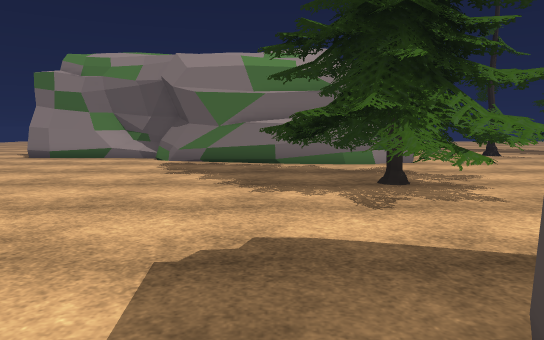
view 1 (above)

22 first-person views from a walk through a 3-D level made in the Unity game engine. The camera is 1.2 m above the floor, tilts 6° down and sees 70° across. The floor is counted in squares, 1 m on a side. Each view is taken from the middle of a square. On the plan, view 1 faces up. The plan holds only what a view shows up to about 15 squares ahead; the rest is blank. The place goes on beyond the plan. Some surface patterns are stand-ins.

view 2
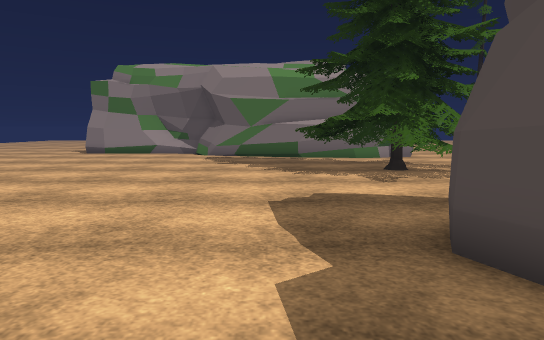

view 3
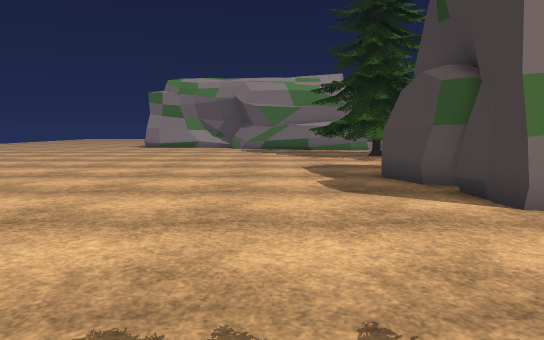

view 4
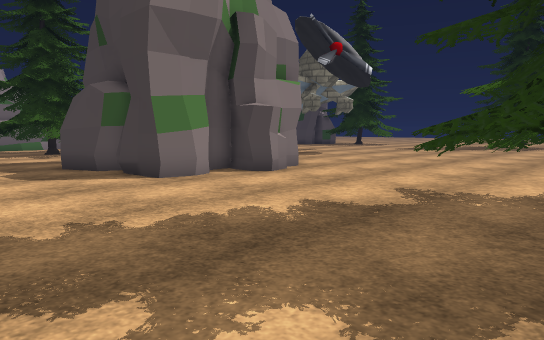

view 5
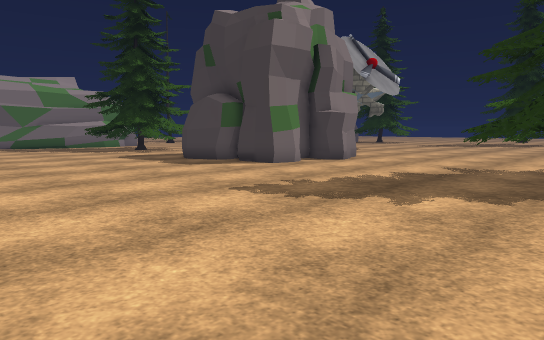

view 6
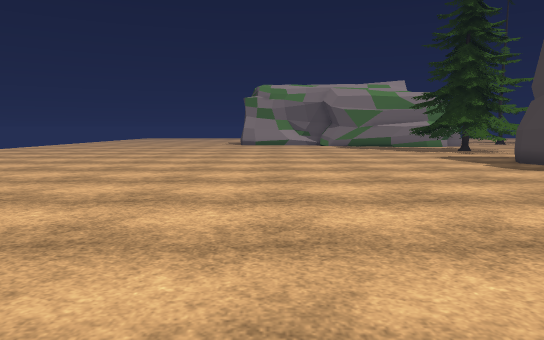

view 7
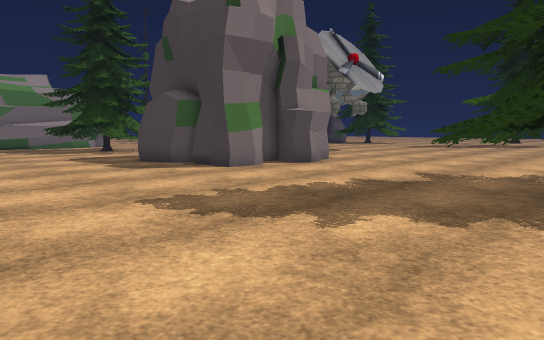

view 8
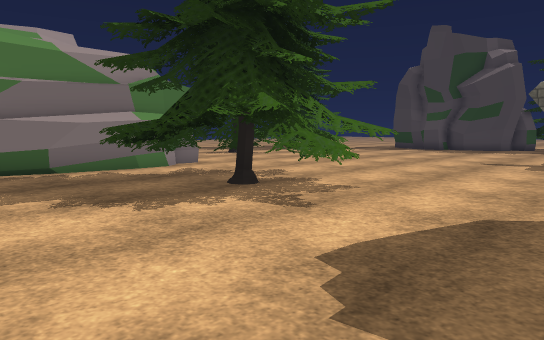

view 9
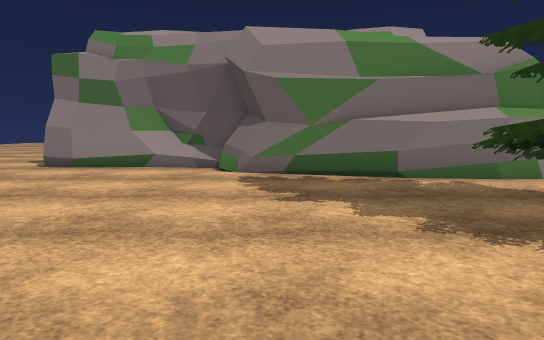

view 10
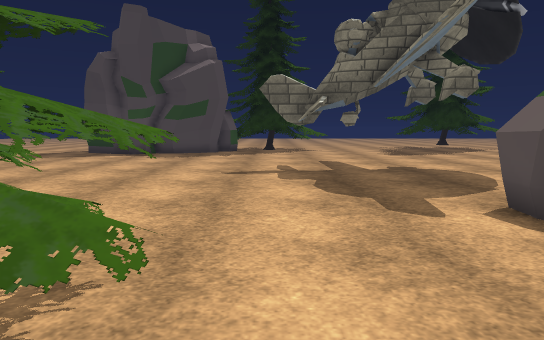

view 11
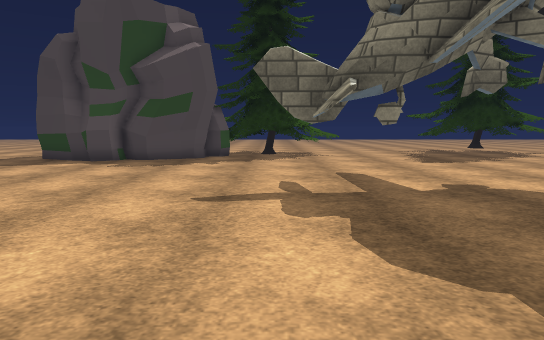

view 12
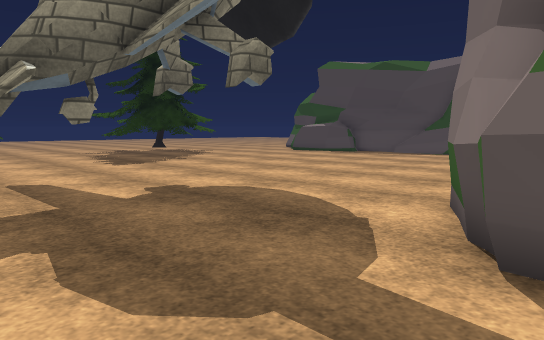

view 13
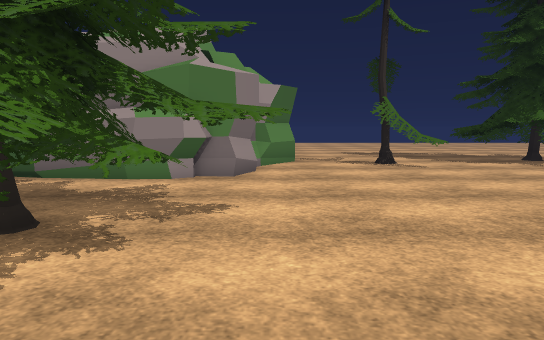

view 14
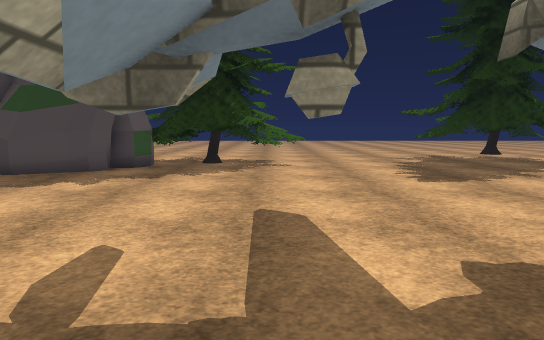

view 15
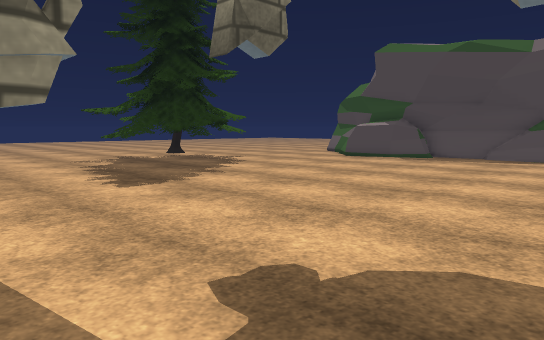

view 16
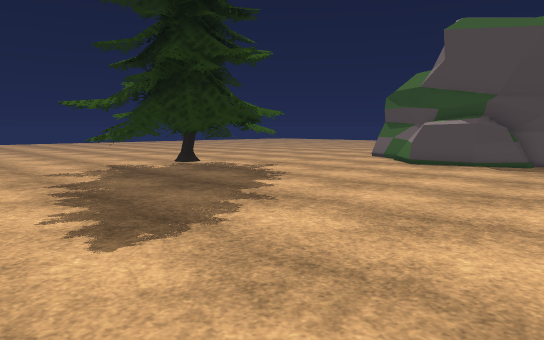

view 17
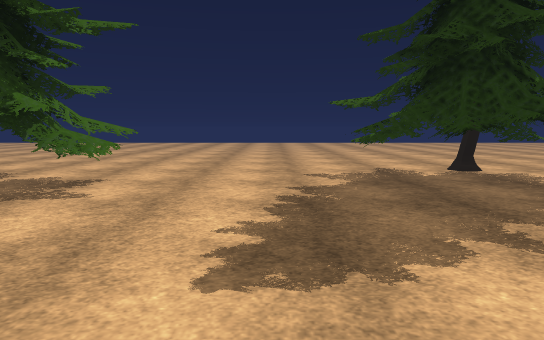

view 18
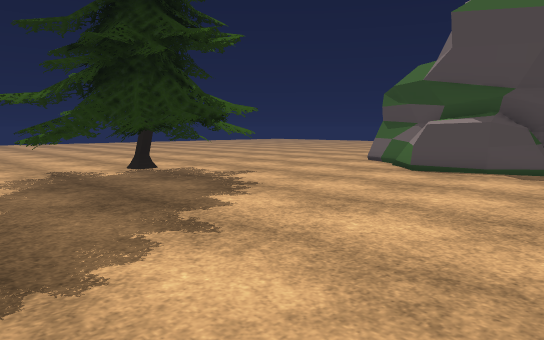

view 19
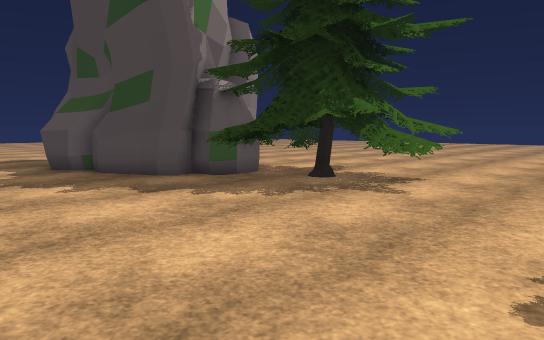

view 20
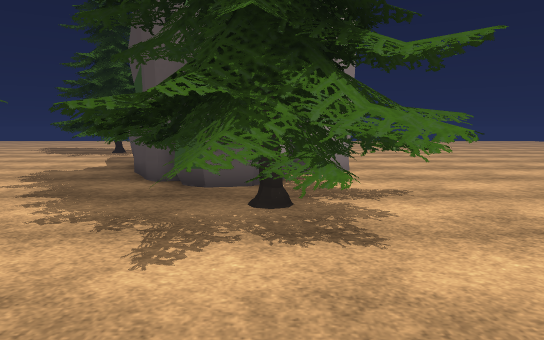

view 21
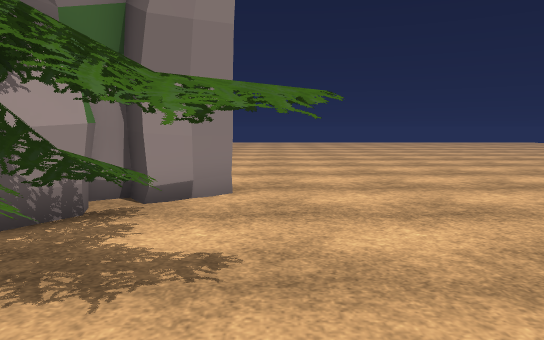

view 22
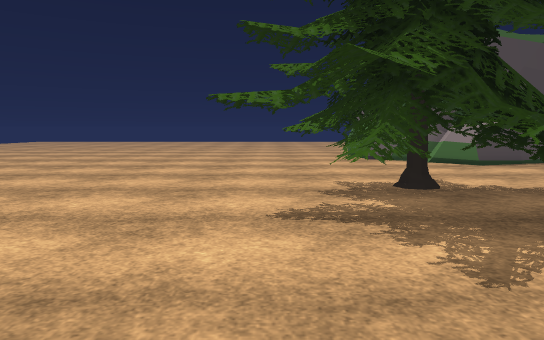

### Floor plan
Key: @ floor where view 1 was taken; # wall or solid block; x gap in a wall; . floor; = window, fence, low wall or low ledge; ^ raised ledge; T tree; R rock; O other object.
Columns run from 9 left of view 1 to 30 right of it. Each row starts with its distance up from view 1.
 18                #...T...TTT         .....
 17 #####         ##...TT..TT          .....
 16 ###=##        # ...TT ..    ..     .....
 15 .....####     #..........   ..     .....
 14 .......########...............     .....
 13 ...........###...............#     .....
 12 ...........   ...............#     .....
 11 ..........TTTT ..............##     ....
 10 .........TTTTTTT.............##  ###....
  9 .........TTTTTTT..............#  ##.....
  8 .........TTTTTT...............####TT....
  7  ........TTTTTT................TTTTT....
  6 ..........TTTTT...............TTTTTTT ..
  5 ..............................TTTTTTT...
  4 .....................## ......TTTTTT....
  3 ......................x........TTTTT....
  2 ...........R   .................OTT.....
  1 ..........RRR  RR.......................
  0 .........@RRR   RR......................
 -1 ...........RR    R......................
 -2 ...........RRRRRRR.................. ...
 -3 ...........RRRRRR................TTTT ..
 -4 ..............RR................TTTTTT..
 -5 ................................TTTTTTT.
 -6 ................................TTTTTT..
 -7 ................................TTTTTT..
 -8 ................................TTTTTT..
 -9 ............T.T ................. T. ...
-10 ...........TTTTT........................
-11 ..........TTTTT        .................
-12    .......TT           ......##.........
-13  . .                   ... =#^^=........

Positions as (right, up) in squares from view 1, and headings:
1: (0, 0), facing up
2: (-1, -3), facing up
3: (-2, -9), facing up
4: (-3, -12), facing up-right
5: (-8, -13), facing up-right
6: (-8, -13), facing up
7: (-6, -13), facing up-right
8: (-3, 2), facing up-right
9: (-3, 4), facing up
10: (1, 5), facing right
11: (5, 5), facing right
12: (6, 5), facing down-right
13: (6, 4), facing up
14: (10, 3), facing right
15: (11, 3), facing down-right
16: (15, 1), facing down-right
17: (16, -1), facing right
18: (16, -1), facing down-right
19: (16, -1), facing up-right
20: (24, -1), facing up
21: (27, 3), facing up
22: (28, 1), facing down
